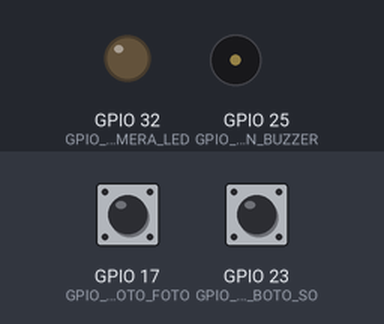
This program was run on a simulated Raspberry Pi (BCM pin numbers). Parts: output pins drawn as LEDs (lit = HIGH), buzzer (waves = sounding, pin HIGH). Inputs (shaded band) come from the test bench; at power-on: GPIO 17 (GPIO_PIN_BOTO_FOTO) HIGH, GPIO 23 (GPIO_PIN_BOTO_SO) HIGH. The clock reads 2024-03-15 10:24:30 at power-on unless the program sets it; the camera gives no picture and a still takes 0.5 s; what the program prints to the terminal is not drawn.

Above: at 1.2 s.
1.3 s: GPIO 17 (GPIO_PIN_BOTO_FOTO) pulled LOW for 0.15 s
At 2.6 s:
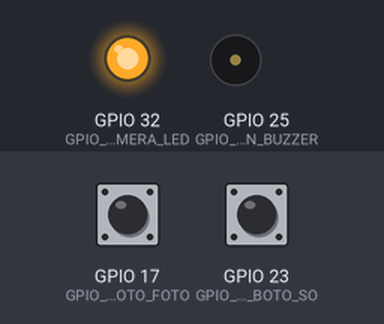
4.4 s: GPIO 23 (GPIO_PIN_BOTO_SO) pulled LOW for 0.15 s
Timing chart, 0 to 7.4 s (numbered marks = the images above; inputs shaded):
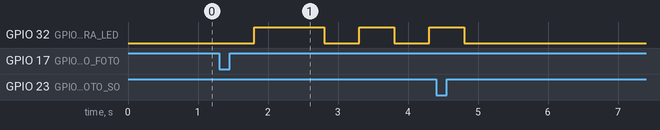

The program:

darthvader.py
```python
#!/usr/bin/python
# -*- coding: latin-1

# Caixeta Darth Vader
# Raspberry Pi, Camera module, 2 botons, 1 buzzer extret d'un pc vell.
# Bateria per alimentar la rpi, caixa de cartró d'un paquet de llibres d'amazon, "blu-tack" per fixar rpi i bateria a la caixa.

# Boto gran  : fer foto
# Boto petit : emetre so pel buzzer (alternant starwars Theme i starwars Imperial March)

# Executar amb sudo python darthvader.py ja que calen permisos root per accedir a GPIO
# Per executar-se al arrancar, sudo nano /etc/rc.local i afegir abans del exit(0):
# sudo python home/pi/darthvader.py &

# Infos buzzer i melodies star wars:
# http://forum.arduino.cc/index.php?topic=259450.0
# http://courses.ischool.berkeley.edu/i262/s13/content/mariespliid/lab-5-star-wars-song-selector


import RPi.GPIO as GPIO
import time
from datetime import datetime, timedelta
import os, subprocess
import picamera

# Pins gpio on estan connectats els botons:
GPIO_PIN_BOTO_FOTO = 17
GPIO_PIN_BOTO_SO = 23
GPIO_PIN_BUZZER = 25

GPIO_PIN_CAMERA_LED = 32 # Use 5 for Model A/B and 32 for Model B+

# Paràmetres
FLIP_CAMERA = False # Donar la volta a les fotos/vídeos si la càmera està al revés

PATH_FOTOS = "/home/pi/img/"  # carpeta on es desaran les imatges, acabat amb /
FOTO_RESOLUTION = (2592, 1944)

OPCIO_FER_FOTO = 3  # 1:foto sense compte enrera.  2:Compte enrera + foto.  3:Compte enrera + n fotos consecutives.

FOTO_ESPERA = 2           # segons d'espera abans de fer la foto (si OPCIO_FER_FOTO = 1)

FOTO_COMPTE_ENRERA = 3    # segons/flashos abans de fer la foto (si OPCIO_FER_FOTO = 2)

RAFEGA_COMPTE_ENRERA = 1  # segons/flashos abans de fer la foto (si OPCIO_FER_FOTO = 3)
RAFEGA_NUM_FOTOS = 3      # quantes fotos es fan en una ràfega
RAFEGA_ESPERA = .5        # segons d'espera entre fotos d'una ràfega

# Microsegons d'espera entre clics per evitar bouncing (rebre un mateix clic vàries vegades!)
# Ajustar-ho en funció de la durada de l'acció.
BOUNCE_TIME_FOTO = 3000 + (FOTO_COMPTE_ENRERA * 1000)
BOUNCE_TIME_SO = 3000

# Buzzer
TEMPO_BEEP = 120  # 100 seria el correcte. augmentat una mica per accelerar-ho


def compte_enrera(segons):
	# pampalluguejar led de la càmera
	for n in range(0, segons):
		GPIO.output(GPIO_PIN_CAMERA_LED, False)
		time.sleep(.5)
		GPIO.output(GPIO_PIN_CAMERA_LED, True)
		time.sleep(.5)

def clic_foto(channel):
	global estat, camera

	if estat > 0:
		return # càmera en ús, retornar

	estat = 1
	camera = picamera.PiCamera()
	camera.resolution = FOTO_RESOLUTION
	if FLIP_CAMERA:
		camera.hflip = True
		camera.vflip = True

	# Selfie photo. foto sense compte enrera.
	if OPCIO_FER_FOTO == 1:
		GPIO.output(GPIO_PIN_CAMERA_LED, True)
		time.sleep(FOTO_ESPERA)
		dt = datetime.now()
		filename = "selfpi-%04d%02d%02d-%02d%02d%02d.jpg" % (dt.year, dt.month, dt.day, dt.hour, dt.minute, dt.second)
		camera.capture(PATH_FOTOS+filename)
		print "Foto %s%s" % (PATH_FOTOS, filename)

	# Selfie photo. Compte enrera + foto.
	elif OPCIO_FER_FOTO == 2:
		compte_enrera(FOTO_COMPTE_ENRERA)
		dt = datetime.now()
		filename = "selfpi-%04d%02d%02d-%02d%02d%02d.jpg" % (dt.year, dt.month, dt.day, dt.hour, dt.minute, dt.second)
		camera.capture(PATH_FOTOS+filename)
		print "Foto %s%s" % (PATH_FOTOS, filename)

	# Selfie ràfega. Compte enrera + n fotos consecutives.
	elif OPCIO_FER_FOTO == 3:
		compte_enrera(RAFEGA_COMPTE_ENRERA)
		dt = datetime.now()
		for i in range(0, RAFEGA_NUM_FOTOS):
			filename = "selfpi-%04d%02d%02d-%02d%02d%02d-%02d.jpg" % (dt.year, dt.month, dt.day, dt.hour, dt.minute, dt.second, i+1)
			camera.capture(PATH_FOTOS+filename)
			print "Rafega %s%s" % (PATH_FOTOS, filename)
			GPIO.output(GPIO_PIN_CAMERA_LED, False)
			time.sleep(RAFEGA_ESPERA)
			if i < (RAFEGA_NUM_FOTOS - 1):
				GPIO.output(GPIO_PIN_CAMERA_LED, True)

	camera.close()
	estat = 0

def clic_so(channel):
	global estat, alterna

	if estat > 0:
		return # càmera en ús, retornar

	estat = 2
	if alterna == 0:
		melodia(melody_swt, beats_swt)
		alterna = 1
	else:
		melodia(melody_swim1, beats_swim1)
		melodia(melody_swim2, beats_swim2)
		melodia(melody_swim3, beats_swim3)
		melodia(melody_swim4, beats_swim4)
		#melodia(melody_swim5, beats_swim5)
		#melodia(melody_swim3, beats_swim3)
		#melodia(melody_swim4, beats_swim4)
		melodia(melody_swim6, beats_swim6)
		alterna = 0
	estat = 0


##### BUZZER

# NOTES:
c3 = 131
d3 = 147
e3 = 165
f3 = 175
g3 = 196
a3 = 220
b3 = 247
c4 = 261
d4 = 294
e4 = 329
f4 = 349
g4 = 392
g4s= 415
a4 = 440
a4s= 466
b4 = 493
c5 = 523
c5s= 554
d5 = 586
d5s= 622
e5 = 659
f5 = 698
f5s= 740
g5 = 784
g5s= 830
a5 = 880
a5s= 932
b5 = 988
c6 = 1047
R = 0

# Star Wars Theme
melody_swt = [ f4, f4, f4, a4s,  f5, d5s, d5, c5, a5s, f5, d5s,  d5,  c5, a5s, f5, d5s, d5, d5s,  c5 ]
beats_swt  = [ 21, 21, 21, 128, 128,  21, 21, 21, 128, 64,  21,  21,  21, 128, 64,  21, 21,  21, 128 ]

# Star Wars Imperial March
melody_swim1 = [ a4, a4, a4, f4, c5, a4, f4, c5, a4, R ]
beats_swim1  = [ 50, 50, 50, 35, 15, 50, 35, 15, 65, 50 ]

melody_swim2 = [ e5, e5, e5, f5, c5, g4s, f4, c5, a4, R ]
beats_swim2  = [ 50, 50, 50, 35, 15,  50, 35, 15, 65, 50 ]

melody_swim3 = [ a5, a4, a4, a5, g5s, g5, f5s, f5, f5s, R ]
beats_swim3  = [ 50, 30, 15, 50, 32,  18,  13, 13, 25, 32 ]

melody_swim4 = [ a4s, d5s, d5, c5s, c5, b4, c5,  R ]
beats_swim4  = [  25,  50, 32, 18,  12, 12, 25, 35 ]

melody_swim5 = [ f4, g4s, f4, a4, c5, a4, c5, e5,  R ]
beats_swim5  = [ 25,  50, 35, 12, 50, 38, 12, 65, 50 ]

melody_swim6 = [ f4, g4s, f4, c5, a4, f4, c5, a4,  R ]
beats_swim6  = [ 25,  50, 38, 12, 50, 38, 12, 65, 65 ]


def buzz(pitch, duration):   #create the function "buzz" and feed it the pitch and duration)
	period = 1.0 / pitch   #in physics, the period (sec/cyc) is the inverse of the frequency (cyc/sec)
	delay = period / 2     #calculate the time for half of the wave
	cycles = int(duration * pitch)   #the number of waves to produce is the duration times the frequency
	#print pitch, duration, period, delay, cycles
	for i in range(cycles):    #start a loop from 0 to the variable "cycles" calculated above
		GPIO.output(GPIO_PIN_BUZZER, True)
		time.sleep(delay)
		GPIO.output(GPIO_PIN_BUZZER, False)
		time.sleep(delay)

def beep(note, duration_cs):
	duration_s = float(duration_cs) / TEMPO_BEEP  # / 100 seria el correcte. augmentat una mica per accelerar-ho
	if note == 0:
		time.sleep(duration_s)
	else:
		buzz(note, duration_s)
	time.sleep(0.05)

def melodia(melody, beats):
	for i, m in enumerate(melody):
		#print m, beats[i]
		beep(m, beats[i])


##### MAIN

try:
	estat = 0  # 0:res  1:foto en curs  2:so en curs
	alterna = 0  # per alternar sons

	GPIO.setwarnings(False)
	GPIO.setmode(GPIO.BCM)

	GPIO.setup(GPIO_PIN_BUZZER, GPIO.OUT, initial=False)
	GPIO.setup(GPIO_PIN_CAMERA_LED, GPIO.OUT, initial=False)

	GPIO.setup(GPIO_PIN_BOTO_FOTO, GPIO.IN, pull_up_down=GPIO.PUD_UP)
	GPIO.setup(GPIO_PIN_BOTO_SO, GPIO.IN, pull_up_down=GPIO.PUD_UP)

	GPIO.add_event_detect(GPIO_PIN_BOTO_FOTO, GPIO.FALLING, callback=clic_foto, bouncetime=BOUNCE_TIME_FOTO)
	GPIO.add_event_detect(GPIO_PIN_BOTO_SO, GPIO.FALLING, callback=clic_so, bouncetime=BOUNCE_TIME_SO)

	while True:
		time.sleep(10)

except KeyboardInterrupt:
	print ""

finally:
	GPIO.cleanup()
	if 'camera' in globals():
		camera.close()
```

Measured:
- after the input at 1.3 s, GPIO 32 (GPIO_PIN_CAMERA_LED): goes HIGH 1.0 s, LOW 0.50 s, HIGH 0.50 s, LOW 0.50 s, then HIGH, starting after 0.50 s
